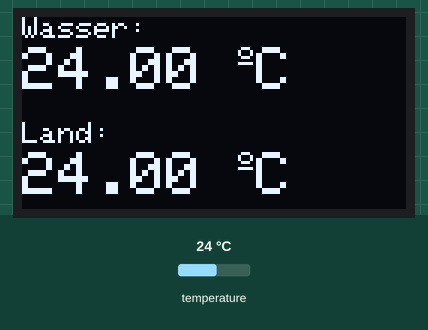
This sketch was run on a simulated ESP8266 (NodeMCU). Parts: 128×64 one-colour display. The test bench sets the inputs (shaded band); at power-on: temperature 24 °C.

Above: at 4.1 s.
4.2 s: temperature set to 12 °C
At 6.2 s:
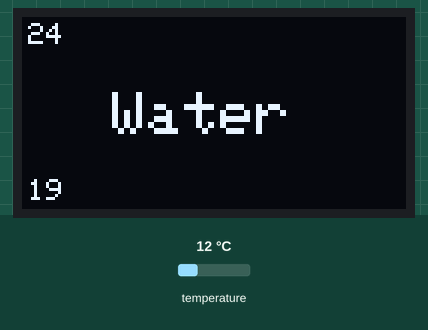
6.5 s: temperature set to 28 °C
At 9.3 s:
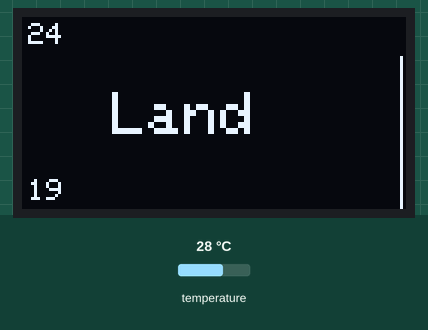
10.1 s: temperature set to 19 °C
At 12.4 s:
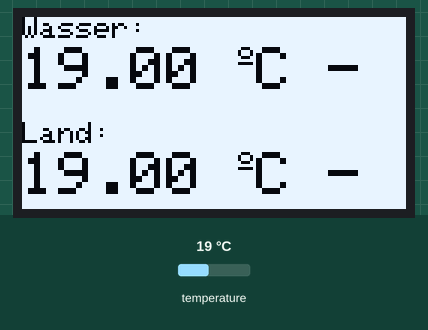
Timing chart, 0 to 13.9 s (numbered marks = the images above; inputs shaded):
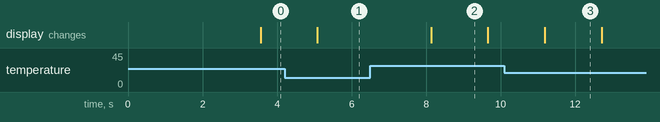

The sketch:

DB18B20_Display.ino
```cpp
/* -----------------------------------
 * Temp Sensoren
 * -----------------------------------*/
#define DEBUGLEVEL 0

/* -----------------------------------
 * Temp Sensoren
 * -----------------------------------*/
#include <DS18B20.h>

#define LOW_ALARM 20  // Minimal Value (Flash Display)
#define HIGH_ALARM 25 // Maximum Value (Flash Display)
#define RESOLUTION 12 // Sensor-Resolution in Bit

DS18B20 ds(D5);
uint8_t addLong[] = {40, 176, 109, 4, 0, 0, 128, 102}; //Wasser
uint8_t addShort[] = {40, 28, 51, 38, 0, 0, 128, 7};   //Land
uint8_t selected;
float TempWater;
float TempLand;

/* -----------------------------------
 * Display
 * -----------------------------------*/
#include <Wire.h>
#include <Adafruit_GFX.h>
#include <Adafruit_SSD1306.h>

#define SCREEN_WIDTH 128 // OLED display width, in pixels
#define SCREEN_HEIGHT 64 // OLED display height, in pixels

Adafruit_SSD1306 display(SCREEN_WIDTH, SCREEN_HEIGHT, &Wire, -1);
uint8_t displayIO;
boolean displayInvert = false;
uint8_t displayState = 0;
uint32_t displayLoopTime;

/* -----------------------------------
 * Trend
 *  24h at 128 pixels -> 675 s/px
 * -----------------------------------*/
#define PIXELTIME 675000000 // Time in us
#define TRENDMAX 24
#define TRENDMIN 19
uint8_t TrendDataWater[SCREEN_WIDTH];
uint8_t TrendDataLand[SCREEN_WIDTH];
float ActTrendDataWater = 0.0;
float ActTrendDataLand = 0.0;
uint32_t ActTrendLoop = 0;
float localTrend;
uint32_t TimeTrend;
uint32_t TimeTmp;

void setup() {
  #if DEBUGLEVEL > 0
    Serial.begin(74880);
  #endif

  #if DEBUGLEVEL > 0
  Serial.println("--------------------------------");
  Serial.println("Init Sensor - Set Resolution");
  #endif

  if (ds.select(addLong)) {
    ds.setResolution(RESOLUTION);
    #if DEBUGLEVEL > 0
      Serial.println("             - Long Sensor done");
    #endif
  }

  //Read short Sensor
  if (ds.select(addShort)) {
    ds.setResolution(RESOLUTION);
    #if DEBUGLEVEL > 0
      Serial.println("             - Short Sensor done");
    #endif
  }

  #if DEBUGLEVEL > 0
    Serial.println("--------------------------------");
    Serial.println("Init Display");
  #endif

  displayIO = display.begin(SSD1306_SWITCHCAPVCC, 0x3C);
  if(displayIO) {
    #if DEBUGLEVEL > 0
      Serial.println(F("SSD1306 allocation done"));
    #endif
    delay(2000);
    display.clearDisplay();
    display.setTextColor(WHITE);
  }
  #if DEBUGLEVEL > 0
    else{
      Serial.println(F("SSD1306 allocation FAILD"));
    }
  #endif


  #if DEBUGLEVEL > 0
    Serial.println("--------------------------------");
    Serial.println("Init Trending");
  #endif
   TimeTrend = micros();
   displayLoopTime = TimeTrend;
}

void loop() {
  boolean toggle = false;
  #if DEBUGLEVEL > 2
    uint32_t TimeStart;
    uint32_t TimeConvert;
    uint32_t TimeShow;
    TimeStart = micros();
  #endif

  #if DEBUGLEVEL > 1
    Serial.println("--------------------------------");
    Serial.println("Read - Start");
  #endif

  //Read long Sensor
  if (ds.select(addLong)) {
    TempWater = ds.getTempC();
    #if DEBUGLEVEL > 1
      Serial.print("Long Sensor : ");
      Serial.print(TempWater);
      Serial.println(" °C");
    #endif
  }

  //Read short Sensor
  if (ds.select(addShort)) {
    TempLand = ds.getTempC();
    #if DEBUGLEVEL > 1
      Serial.print("Short Sensor: ");
      Serial.print(TempLand);
      Serial.println(" °C");
    #endif
  }
  #if DEBUGLEVEL > 2
    TimeConvert = micros();
    Serial.print("Read - Ende (");
    Serial.print(TimeConvert - TimeStart);
    Serial.println("us");
  #endif

  #if DEBUGLEVEL > 1
    Serial.println("--------------------------------");
    Serial.println("Trending - Start");
  #endif

   //Move Trending to next Pixel
   TimeTmp = micros();
   if ( (TimeTmp - TimeTrend) >= PIXELTIME){
      for (uint8_t i = 0; i < SCREEN_WIDTH-1; i++){
         TrendDataWater[i] = TrendDataWater[i+1];
         TrendDataLand[i] = TrendDataLand[i+1];
      }
      ActTrendDataWater = 0.0;
      ActTrendDataLand = 0.0;
      ActTrendLoop = 0;
      TimeTrend += PIXELTIME;
   }

   //Calc Meanvalue
   ActTrendDataWater = ActTrendDataWater + TempWater;
   ActTrendDataLand = ActTrendDataLand + TempLand;
   ActTrendLoop++;

   localTrend = (ActTrendDataWater / (float)ActTrendLoop);
   if (localTrend >= TRENDMAX){
      TrendDataWater[SCREEN_WIDTH-1] = SCREEN_HEIGHT;
   }else if(localTrend <= TRENDMIN){
      TrendDataWater[SCREEN_WIDTH-1] = 0;
   }else{
      TrendDataWater[SCREEN_WIDTH-1] = (uint8_t)( (localTrend - TRENDMIN) / (TRENDMAX - TRENDMIN) * SCREEN_HEIGHT);
   }
  #if DEBUGLEVEL > 2
    Serial.print("Water = ");
    Serial.print(localTrend);
    Serial.print(" °C [");
    Serial.print(TrendDataWater[SCREEN_WIDTH-1]);
    Serial.println("px]");
  #endif

   localTrend = (ActTrendDataLand / (float)ActTrendLoop);
   if (localTrend > TRENDMAX){
      TrendDataLand[SCREEN_WIDTH-1] = SCREEN_HEIGHT;
   }else if(localTrend < TRENDMIN){
      TrendDataLand[SCREEN_WIDTH-1] = 0;
   }else{
      TrendDataLand[SCREEN_WIDTH-1] = (uint8_t)( (localTrend - TRENDMIN) / (TRENDMAX - TRENDMIN) * SCREEN_HEIGHT);
   }
  #if DEBUGLEVEL > 2
    Serial.print("Land = ");
    Serial.print(localTrend);
    Serial.print(" °C [");
    Serial.print(TrendDataLand[SCREEN_WIDTH-1]);
    Serial.println("px]");
  #endif

  #if DEBUGLEVEL > 2
    TimeConvert = micros();
    Serial.print("Trending - Ende");
  #endif

  #if DEBUGLEVEL > 1
    Serial.println("Display - Start");
  #endif
  display.clearDisplay();

  TimeTmp = micros();
  if ( (TimeTmp - displayLoopTime) > 3000000){
     displayLoopTime = TimeTmp;
     displayState++;
     if(displayState > 2){
        displayState = 0;
     }
  }

  switch (displayState){
     case 0:
        // display temperature
        display.setTextSize(1);
        display.setCursor(0,0);
        display.print("Wasser: ");
        display.setTextSize(2);
        display.setCursor(0,10);
        display.print(TempWater);
        display.print(" ");
        display.setTextSize(1);
        display.cp437(true);
        display.write(167);
        display.setTextSize(2);
        display.print("C");
        if (TempWater < LOW_ALARM){
          display.print(" -");
          toggle = true;
        }
        if (TempWater > HIGH_ALARM){
          display.print(" +");
          toggle = true;
        }

        display.setTextSize(1);
        display.setCursor(0, 35);
        display.print("Land: ");
        display.setTextSize(2);
        display.setCursor(0, 45);
        display.print(TempLand);
        display.print(" ");
        display.setTextSize(1);
        display.cp437(true);
        display.write(167);
        display.setTextSize(2);
        display.print("C");
        if (TempLand < LOW_ALARM){
          display.print(" -");
          toggle = true;
        }
        if (TempLand > HIGH_ALARM){
          display.print(" +");
          toggle = true;
        }

        if (toggle) {
          displayInvert = !displayInvert;
          display.dim(false);
        }else{
          displayInvert = false;
          display.dim(true);
        }
        display.invertDisplay(displayInvert);
        break;

     case 1:
        //display Trend Water
        display.setTextSize(1);
        display.setCursor(2,2);
        display.print(TRENDMAX);
        display.setCursor(2,SCREEN_HEIGHT - 10);
        display.print(TRENDMIN);

        display.setTextSize(2);
        display.setCursor(30,25);
        display.print("Water");

        for (uint8_t i = 1; i < SCREEN_WIDTH; i++){
           display.drawFastVLine(i-1, SCREEN_HEIGHT-TrendDataWater[i], TrendDataWater[i], SSD1306_INVERSE);
        }
        break;

     case 2:
        //display Trend Land
        display.setTextSize(1);
        display.setCursor(2,2);
        display.print(TRENDMAX);
        display.setCursor(2,SCREEN_HEIGHT - 10);
        display.print(TRENDMIN);

        display.setTextSize(2);
        display.setCursor(30,25);
        display.print("Land");

        for (uint8_t i = 1; i < SCREEN_WIDTH; i++){
           display.drawFastVLine(i-1, SCREEN_HEIGHT-TrendDataLand[i], TrendDataLand[i], SSD1306_INVERSE);
        }
        break;

     default:
        displayState = 0;
  }

  display.display();
  #if DEBUGLEVEL > 2
    TimeShow = micros();
    Serial.print("Display - Ende (");
    Serial.print(TimeShow - TimeConvert);
    Serial.println("us");
  #endif
}
```

Measured:
- after the input at 4.2 s, the display: changes after 0.88 s (image 1)
- after the input at 6.5 s, the display: changes after 1.6 s (image 2)
- after the input at 10.1 s, the display: changes after 1.1 s (image 3)
